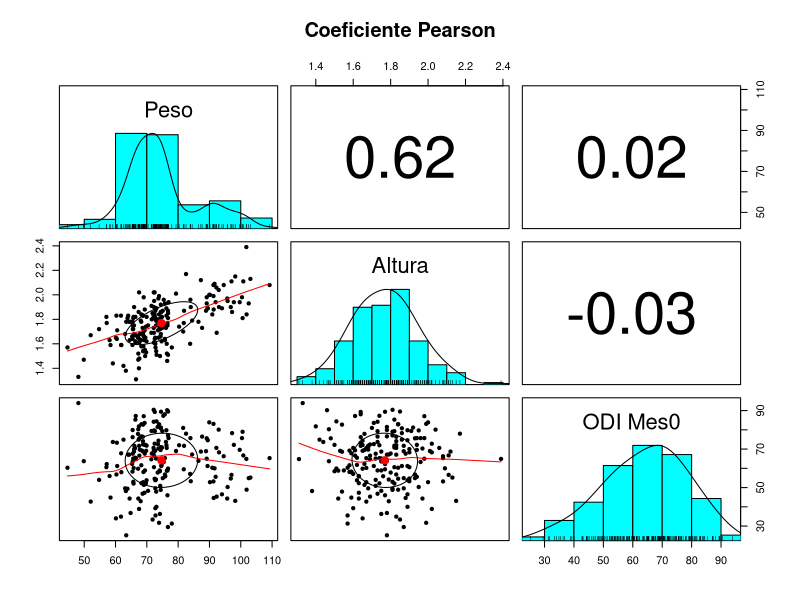
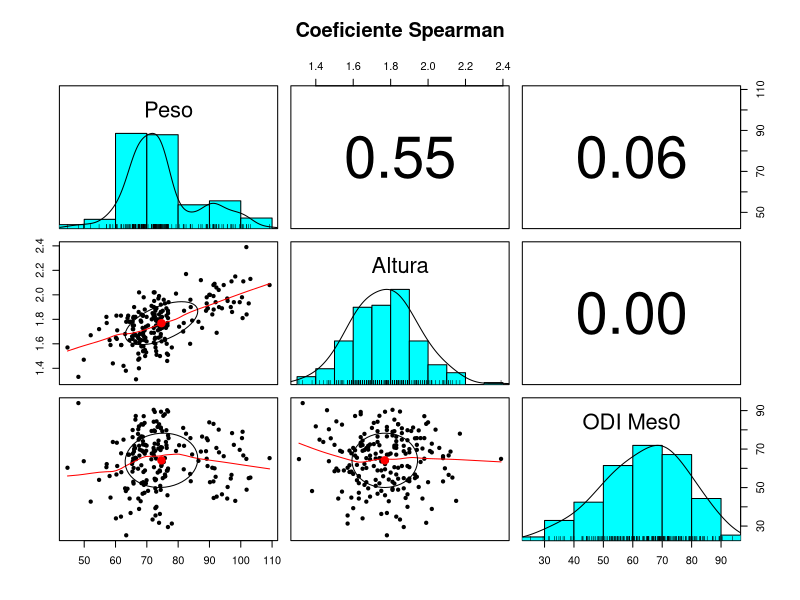

Recreate these plots in R, in order. (Note: this script raises an error after producing the figures.)
#********************************************************************
# 1.1 INSTALAR PAQUETES DE FUNCIONES
#********************************************************************
# Lista de paquetes de funciones a instalar
.packages = c("Hmisc","lme4","lmerTest", "FSA","car","plotly","ggplot2", "plotly", "xlsx","scales","stringr","readr","dplyr","psych","readxl","ggpubr","PerformanceAnalytics")
.packages %in% installed.packages()
.inst <- .packages %in% installed.packages()
if(length(.packages[!.inst]) > 0) install.packages(.packages[!.inst])
lapply(.packages, require, character.only=TRUE)




##
#USING PACKAGES FROM devtools not from CRAN
##

#install.packages("devtools")
#devtools::install_github("johannesbjork/LaCroixColoR")
#lapply("LaCroixColoR",require,character.only=TRUE)


##
# Se definen funciones
##
descriptiva <-  function(Datos,columnas,colagruparpor) {
  
  filtrar_por <-  unique(Datos[,colagruparpor])
  listaout <- list()
  
  for (g in (1:nrow(filtrar_por))) 
  {
    
    if (is.list(filtrar_por[g,1])) 
    {
      df <-   filter(Datos, (Datos[,colagruparpor] %in% (filtrar_por[g,1])) ) %>%
        dplyr::select(c(colagruparpor,columnas))    
    } else 
    {
    df <-   filter(Datos, (Datos[,colagruparpor] == str_trim(filtrar_por[g,1])) ) %>%
      dplyr::select(c(colagruparpor,columnas))
    }
    for (i in (2:ncol(df)))
    {
      lista <- list( 
        Grupo = str_trim(filtrar_por[g,1]),
        media =   format(apply(df[,i],2,mean),nsmall=1,big.mark = ","),
        cutmedia =    format(apply(df[,i],2,mean,trim=0.05),nsmall=1,big.mark = ","),
        StdErr   =    format(apply(df[,i],2,sd) / sqrt(apply(df[,i],2,length)),nsmall=1,big.mark = ","),
        IC95LimInf =  format(apply(df[,i],2,mean) - (1.96 *  apply(df[,i],2,sd) / sqrt(apply(df[,i],2,length))),nsmall=1,big.mark = ","),
        IC95LimSup =  format(apply(df[,i],2,mean) + (1.96 *  apply(df[,i],2,sd) / sqrt(apply(df[,i],2,length))),nsmall=1,big.mark = ","),
        mediana=   format(apply(df[,i],2,median),nsmall=1,big.mark = ","),
        sd=    format(apply(df[,i],2,sd),nsmall=1,big.mark = ","),
        var =   format(apply(df[,i],2,var),nsmall=1,big.mark = ","),
        obs =   apply(df[,i],2,length),
        Min =   format(apply(df[,i],2,min),nsmall=1,big.mark =","),
        Max=    format(apply(df[,i],2,max),nsmall=1,big.mark = ","),
        Rango =   format(apply(df[,i],2,max) -  apply(df[,i],2,min),nsmall = 1,big.mark = ","),
        RangoIQR =  format( apply(df[,i],2,quantile,prob=0.75) - apply(df[,i],2,quantile,prob=0.25),nsmall = 1, big.mark = ","),
        Q1=   format(apply(df[,i],2,quantile,prob=0.25),nsmall = 1, big.mark = ","),
        Q3=   format(apply(df[,i],2,quantile,prob=0.75),nsmall = 1, big.mark = ","),
        skew=    round(apply(df[,i],2,skew),2),
        kurtosis =   round(apply(df[,i],2, kurtosi))
        
      )
      listaout[[str_trim(filtrar_por[g,1])]] <- lista
      
    }
  }
  
  #Colocando Nombres a las Columnas y Filas a la matriz estadistica descriptiva
  mt <- matrix(ncol = nrow(filtrar_por), nrow = 18 )
  colnames(mt) <- names(listaout)
  rownames(mt) <- names(listaout[[1]])
  
  for (i in names(listaout))
  {
    mt[,i] <- unlist(listaout[[i]])
  }   
  mt
}
crea_errdiagram <- function(Datos,columna,agrupapor,titulo="Titulo",xlabel="xlabel",ylabel="ylabel",var_color ="NA"){
  dfsumarize <- Datos %>%
    group_by(get(agrupapor),get(var_color)) %>%
    summarise(sderr = sd(get(columna),na.rm = TRUE)/sqrt(n()),
      media = mean(get(columna)))

  pd <- position_dodge(0.5) #Es para que las barras de error no se overlapen y se espacien horizontalmente
  
  ggplot(dfsumarize, aes(x=`get(var_color)`, y=media,color=`get(var_color)`,group=1)) +
    geom_errorbar( aes(ymin=media-1.96*sderr,ymax=media + 1.96*sderr),width = 0.2,position =pd) +
    facet_wrap(~`get(agrupapor)`)+
    geom_point(position=pd)+
    geom_line(position = pd)+
  
    labs(title = titulo,
         subtitle = "",
         caption = "Data source: Analiza tus Datos",
         x = xlabel,
         y = ylabel,
         tag = "Primeros Programas con R") +
    theme(plot.title    = element_text(size =12, face = "bold", hjust = 0.5  ),
          plot.subtitle = element_text(size = 9, hjust = 0.5),
          plot.caption  = element_text(size = 7),
          plot.tag      = element_text(size = 7),
          axis.text     = element_text(size=8),
          axis.title    = element_text(size=8,face="bold"))
  }
creaboxplot <- function(Datos, var_x,var_y,Titulo,xlabel="NA",ylabel="NA",var_color="NA"){
  ggplot(data = Datos) +
    geom_boxplot(mapping = aes(
      x = reorder(get(var_x),get(var_y),FUN = median),
      y = get(var_y),
      fill=get(var_color)
    )) +
    #geom_jitter(mapping = aes(x=get(var_x),y=get(var_y),color=get(var_color)) ,position=position_jitter(0.2))+
    labs(title = Titulo,
         subtitle = "",
         caption = "Data source: Analiza tus Datos",
         x = xlabel,
         y = ylabel,
         tag = "Primeros Programas con R") +
    theme(plot.title    = element_text(size =12, face = "bold", hjust = 0.5  ),
          plot.subtitle = element_text(size = 9, hjust = 0.5),
          plot.caption  = element_text(size = 7),
          plot.tag      = element_text(size = 7),
          axis.text     = element_text(size=8),
          axis.title    = element_text(size=8,face="bold"))
   }
creascatplot <- function(Datos, var_x,var_y,Titulo,xlabel,ylabel="NA",categoria="group"){
  ggplot(data = Datos) +
    geom_point(mapping = aes(x = get(var_x), y = get(var_y),color=get(categoria))) +
    
    labs(title = Titulo,
         subtitle = "",
         caption = "Data source: Analiza tus Datos",
         x = xlabel,
         y = ylabel,
         tag = "Primeros Programas con R") +
    theme(plot.title    = element_text(size =12, face = "bold", hjust = 0.5  ),
          plot.subtitle = element_text(size = 9, hjust = 0.5),
          plot.caption  = element_text(size = 7),
          plot.tag      = element_text(size = 7),
          axis.text     = element_text(size=8),
          axis.title    = element_text(size=8,face="bold")) +
    geom_smooth(mapping = aes(x = get(var_x), y = get(var_y)), orientation = "y")
  #  facet_grid(. ~ get(categoria))  
  
  
}
creagrafcorr <-  function(Datos,colx,coly,title,etiquetax,etiquetay,grupo=NA)  {
  
  
  ggscatter(Datos, x = colx, y = coly,
            color = ifelse(is.na(grupo),"black",grupo), shape = 21, size = 3,
            fill = ifelse(is.na(grupo),"lightgray",grupo),
            palette = c("#00AFBB", "#E7B800", "#FC4E07"), 
            facet.by = ifelse(is.na(grupo),NA,grupo),
            title = title,
            xlab =  etiquetax,
            ylab =  etiquetay,
            add = "reg.line",  
            add.params = list(color = "blue", fill = "lightgray"), 
            conf.int = TRUE, 
            cor.coef = TRUE, 
            show.legend.text = TRUE,
            cor.coeff.args = list(method = "pearson", label.x.npc = "left", label.y.npc = "top", label.sep = "\n")
  ) +
    stat_regline_equation(label.x.npc = "left",label.y.npc = "top",output.type = "expression", inherit.aes = TRUE)
}

# ++++++++++++++++++++++++++++
# flattenCorrMatrix
# ++++++++++++++++++++++++++++
# cormat : matrix of the correlation coefficients
# pmat : matrix of the correlation p-values
flattenCorrMatrix <- function(cormat, pmat) {
  ut <- upper.tri(cormat)
  data.frame(
    row = rownames(cormat)[row(cormat)[ut]],
    column = rownames(cormat)[col(cormat)[ut]],
    cor  =(cormat)[ut],
    p = pmat[ut]
  )
}


###
# Seteo el Directorio....
##
setwd("~/Analiza tus Datos/Etapa 2/Bloque 5 Analiza tus Datos/4. Anova DOS o mas Factores una medida")

####
# Cargo la data
####
setwd("~/Analiza tus Datos/Etapa 2/Bloque 5 Analiza tus Datos/3. Relaciona Medidas de Correlacion")
df <- read_excel("espalda.xlsx")

df <- df[,c(4,5,9)] #Selecciono  Peso, Altura y OdiMes 0



###
# Se grafica el matrix plot para describir graficamente la forma de la distribucion, coeficiente de correlacion
###

# Graficamos Matrix Plot para ver Coeficiente de Correlacion  PEARSON
pairs.panels(df,method = "pearson",main="Coeficiente Pearson")

# Graficamos Matrix Plot para ver Coeficiente de Correlacion  Spearman
pairs.panels(df,method = "spearman",main="Coeficiente Spearman")


###
# Se muestran las matrices de correlacion y p-valor
##
mtcorPearson <- rcorr(as.matrix(df),type = "pearson") ##Pearson


mtcorSpearman <- rcorr(as.matrix(df),type = "spearman") ##Spearman

#Matrix de Correlacion y Pvalor en forma de tabla "PEARSON"
flattenCorrMatrix(mtcorPearson$r, mtcorPearson$P)

#Matriz de Correlacion y Pvalor  en forma de tabla "Spearman"
flattenCorrMatrix(mtcorSpearman$r,mtcorSpearman$P)


##Valido la Normalidad  PESO de las Variables par decidir si me quedo con Pearson o Spearman
shapiro.test(df$Peso)


##Valido la Normalidad  ALTURA de las Variables par decidir si me quedo con Pearson o Spearman
shapiro.test(df$Altura)



#####
##  en esta seccion procedo a buscar si hay asociacion
##  Entre diff_odi y NHD.
##  Al ser una comparacion entre una medida y un variable ordina
##  debo usar el coeficiente de spearman (no parametrico)
####

setwd("~/Analiza tus Datos/Etapa 2/Bloque 5 Analiza tus Datos/3. Relaciona Medidas de Correlacion")
df <- read_excel("espalda.xlsx")
df$diff_oddi <-  df$`ODI Mes0` - df$`ODI Mes1` #calculo diff odi
df$logdiff_oddi <- log(df$diff_oddi) ## Uso Logaritmo para acercar las escalas

df$NHD <-  factor(df$NHD) ##convierto a factor la variabla NHD Variable ordinal

##Diagrama de Error diff odi sin logaratimo
dfdiffodi <-  df[c(8,12)]
ggline(data=dfdiffodi,x=names(dfdiffodi)[1],y=names(dfdiffodi)[2],
       add = c("mean_ci","jitter"),
       palette = "jco") +
       ggtitle("Diagrama Error DiffOddi vs NHD")


##Diagrama de Error diff odi con logaratimo
dfdiffodi <-  df[c(8,13)]
ggline(data=dfdiffodi,x=names(dfdiffodi)[1],y=names(dfdiffodi)[2],
       add = c("mean_ci","jitter"),
       palette = "jco") +
  ggtitle("Diagrama Error LOG DiffOddi vs NHD")

###Valido la Normalidad de diff_oddi
shapiro.test(df$diff_oddi)


###Procedo a calcular el coefeciente de correlacion de spearman
###diffoddi vs NHD (ORDINAL)
dfdiffodi <-  df[c(8,13)]
mtcorSpearman <- rcorr(as.matrix(dfdiffodi),type = "spearman") ##Spearman

#Matriz de Correlacion y Pvalor  en forma de tabla "Spearman"
flattenCorrMatrix(mtcorSpearman$r,mtcorSpearman$P)


